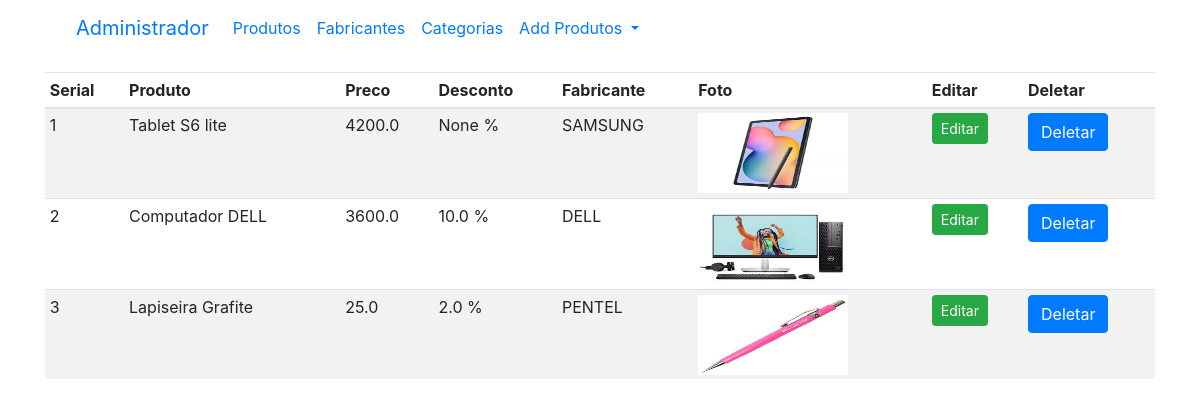
The page /admin (signed in) on the database its author committed.
### loja/produtos/models.py (models this page shows, shortened)
class Addproduto(db.Model):
    id = db.Column(db.Integer, primary_key=True)
    name = db.Column(db.String(100), nullable=False,unique=True)
    price = db.Column(db.Float, nullable=False)
    discount = db.Column(db.Float, default=0)
    stock = db.Column(db.Integer, nullable=False)
    description = db.Column(db.String(255), nullable=False)
    color = db.Column(db.String(100), nullable=False)
    pub_date = db.Column(db.DateTime, nullable=False, default=datetime.now())
    marca_id = db.Column(db.Integer, db.ForeignKey('marca.id'), nullable=True)
    marca = db.relationship('Marca', backref=db.backref('marca', lazy=True))
    categoria_id = db.Column(db.Integer, db.ForeignKey('categoria.id'), nullable=False)
    categoria = db.relationship('Categoria', backref=db.backref('produtos', lazy=True)) #observar se é o mesmo nome da tabela
    create_date = db.Column(db.DateTime, nullable=False, default=datetime.now())
    image_1 = db.Column(db.String(150), nullable=False, default='default.jpg')
    image_2 = db.Column(db.String(150), nullable=False, default='default.jpg')
    image_3 = db.Column(db.String(150), nullable=False, default='default.jpg')

class Marca(db.Model):
    id = db.Column(db.Integer, primary_key=True)
    name = db.Column(db.String(100), nullable=False,unique=True)

### loja/admin/rotas.py (the view)
@app.route('/admin')
def admin():
    if 'email' not in session:
        flash('Por favor, faça o login para acessar o sistema ', 'danger')
        return redirect(url_for('login'))
    produtos = Addproduto.query.all()
    return render_template('admin/index.html', title="Pagina Administrativa", produtos=produtos)

### loja/templates/admin/index.html (shortened to what this page needs)
{% extends 'layouts.html' %}
{% block content %}
<div class="container">
    <nav class="navbar navbar-expand-lg bg-body-tertiary">
        <div class="container-fluid">
          <a class="navbar-brand" href="#">Administrador</a>
          <div class="collapse navbar-collapse" id="navbarNavDropdown">
            <ul class="navbar-nav">
              <li class="nav-item active">
                <a class="nav-link" href="{{url_for('admin')}}">Produtos <span class="sr-only">(current)</span></a>
              </li>
              <li class="nav-item">
                <a class="nav-link" href="{{url_for('marcas')}}">Fabricantes</a>
              </li>
              <li class="nav-item">
                <a class="nav-link" href="{{url_for('categoria')}}">Categorias</a>
              </li>
              <li class="nav-item dropdown">
                <a class="nav-link dropdown-toggle" href="#" id="navbarDropdownMenuLink" role="button" data-bs-toggle="dropdown" aria-haspopup="true" aria-expanded="false">
                  Add Produtos
                </a>
              </li>
            </ul>
        </div>
      </nav>
</div>
<div class="container mt-3">
    <table class="table table-sm table-striped">
        <thead>
            <th>Serial</th>
            <th>Produto</th>
            <th>Preco</th>
            <th>Desconto</th>
            <th>Fabricante</th>
            <th>Foto </th>
            <th>Editar</th>
            <th>Deletar</th>
        </thead>
        <tbody>
            {% for produto in produtos %}
            <tr>
                <td>{{loop.index}}</td>
                <td>{{produto.name}}</td>
                <td>{{produto.price}}</td>
                <td>{{produto.discount}} %</td>
                <td>{{produto.marca.name}}</td>
                <td><img src="{{url_for('static', filename='images/' + produto.image_1)}}" width="150" height="80"></td>
                <td><a href="{{url_for('updateproduto',id=produto.id)}}" class="btn btn-success btn-sm">Editar</a></td>
                <td>
                  <button type="button" class="btn btn-primary" data-bs-toggle="modal" data-bs-target="#exampleModal-{{ produto.id }}">
                    Deletar
                  </button>
                </td>
            </tr>
            {% endfor %}
        </tbody>
    </table>
</div>
{% endblock content %}

### rows shown on the page
Addproduto: name "Tablet S6 lite", price "4200.0", discount "None", marca.name "SAMSUNG", image_1 (picture)
Addproduto: name "Computador DELL", price "3600.0", discount "10.0", marca.name "DELL", image_1 (picture)
Addproduto: name "Lapiseira Grafite", price "25.0", discount "2.0", marca.name "PENTEL", image_1 (picture)
